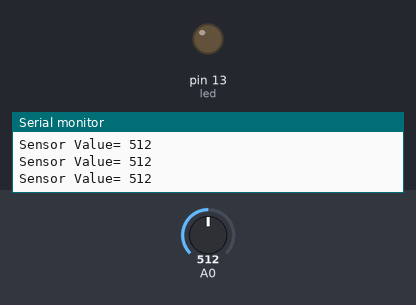
Recording of a sketch running on a simulated Arduino Uno, built with avr-gcc and run on an emulated ATmega328P. Shown: output pins drawn as LEDs (lit = HIGH), the last lines printed to the serial monitor. Inputs (shaded band) come from the test bench; at power-on: A0 = 512.

Above: at 1.2 s.
1.3 s: A0 set to 408
3.0 s: A0 set to 390
At 4.0 s:
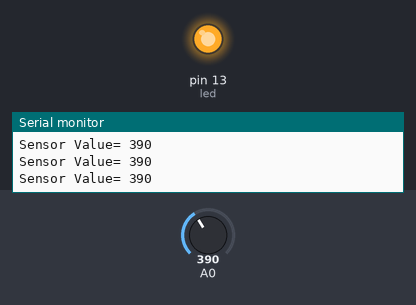
4.8 s: A0 set to 410
At 5.5 s:
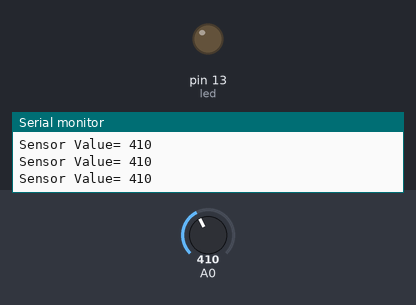
6.6 s: A0 set to 306
At 8.2 s:
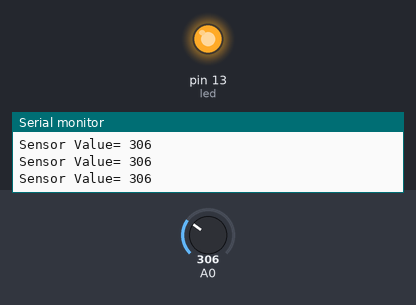
Timing chart, 0 to 9.4 s (numbered marks = the images above; inputs shaded):
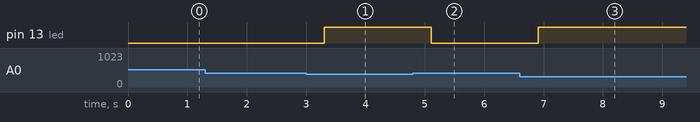

Measured:
- the behaviour switches between 401 and 400 on A0 (found by bisection; images 0 and 1)
- after the input at 3.0 s, pin 13 (led): LOW → HIGH after 0.30 s
- after the input at 4.8 s, pin 13 (led): HIGH → LOW after 0.31 s
- after the input at 6.6 s, pin 13 (led): LOW → HIGH after 0.31 s

The sketch:

analog-sensor-led-control.ino
```cpp
#include <LiquidCrystal.h>
int sensor;
int led=13;

void setup(){
  Serial.begin(9600);
  pinMode(led,OUTPUT);
}
void loop(){
  sensor = analogRead(A0);
Serial.print("Sensor Value= ");
  Serial.println(sensor);
  delay(300);

  if( sensor > 400){
    digitalWrite(led,LOW);
  }
  else{
    digitalWrite(led, HIGH);
  }
}
```
